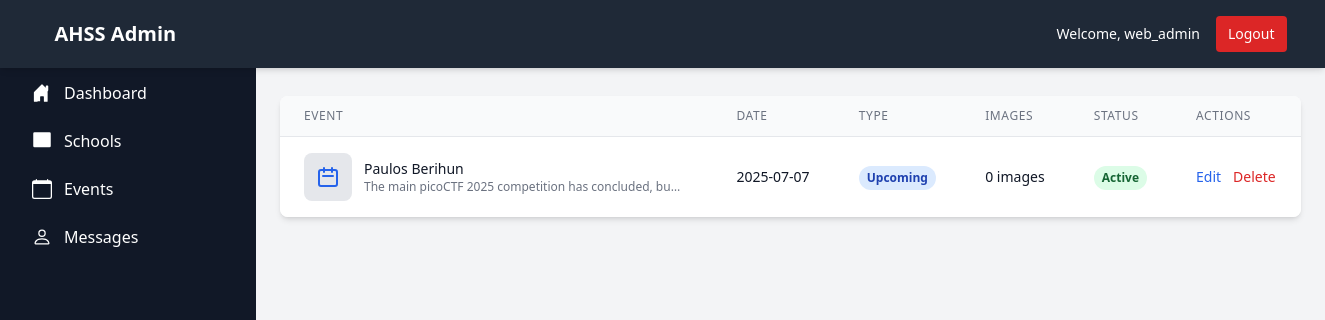
Screenshot of /admin/events (signed in) with the database file from the repository.
### tables this page shows
CREATE TABLE events
            (id INTEGER PRIMARY KEY AUTOINCREMENT,
            title TEXT NOT NULL,
            description TEXT NOT NULL,
            event_date DATE NOT NULL,
            event_type TEXT NOT NULL, -- 'upcoming' or 'past'
            registration_link TEXT,
            gallery_link TEXT,
            image_filenames TEXT, -- JSON string of uploaded image filenames
            is_active BOOLEAN DEFAULT 1,
            created_at TIMESTAMP DEFAULT CURRENT_TIMESTAMP,
            updated_at TIMESTAMP DEFAULT CURRENT_TIMESTAMP);

### app.py (the view)
@app.route('/admin/events')
@admin_required
def admin_events():
    conn = get_db_connection()
    events = conn.execute('SELECT * FROM events ORDER BY event_date DESC').fetchall()
    conn.close()
    processed_events = []
    for event in events:
        event_dict = dict(event)
        if event_dict['image_filenames'] and event_dict['image_filenames'] != '[]':
            try:
                filenames_str = event_dict['image_filenames'].strip('[]').replace("'", "").replace('"', '')
                image_filenames = [f.strip() for f in filenames_str.split(',') if f.strip()]
                event_dict['image_count'] = len(image_filenames)
            except:
                event_dict['image_count'] = 0
        else:
            event_dict['image_count'] = 0
        processed_events.append(event_dict)
    return render_template('admin/events.html', events=processed_events)

### app.py (called while the page is built)
def get_db_connection():
    conn = sqlite3.connect('site.db')
    conn.row_factory = sqlite3.Row
    return conn

def admin_required(f):
    @wraps(f)
    def decorated_function(*args, **kwargs):
        if 'admin_logged_in' not in session:
            return redirect(url_for('admin_login'))
        return f(*args, **kwargs)
    return decorated_function

### templates/admin/events.html (shortened to what this page needs)
<!DOCTYPE html>
<html lang="en">
<head>
    <script src="https://cdn.tailwindcss.com"></script>
</head>
<body class="bg-gray-100">
    {% include 'admin/include/header.html' %}
    <div class="flex">
        {% include 'admin/include/sidebar.html' %}
        <main class="lg:ml-64 flex-1 p-6">
            <div class="max-w-7xl mx-auto">
                <div class="flex justify-between items-center mb-8">
                    <h1 class="text-3xl font-bold text-gray-800">Manage Events</h1>
                    <a href="{{ url_for('new_event') }}"
                       class="bg-blue-600 hover:bg-blue-700 text-white px-4 py-2 rounded-lg font-medium transition duration-200">
                    </a>
                </div>
                <div class="bg-white rounded-lg shadow-md overflow-hidden">
                    <div class="overflow-x-auto">
                        <table class="min-w-full divide-y divide-gray-200">
                            <thead class="bg-gray-50">
                                <tr>
                                    <th class="px-6 py-3 text-left text-xs font-medium text-gray-500 uppercase tracking-wider">Event</th>
                                    <th class="px-6 py-3 text-left text-xs font-medium text-gray-500 uppercase tracking-wider">Date</th>
                                    <th class="px-6 py-3 text-left text-xs font-medium text-gray-500 uppercase tracking-wider">Type</th>
                                    <th class="px-6 py-3 text-left text-xs font-medium text-gray-500 uppercase tracking-wider">Images</th>
                                    <th class="px-6 py-3 text-left text-xs font-medium text-gray-500 uppercase tracking-wider">Status</th>
                                    <th class="px-6 py-3 text-left text-xs font-medium text-gray-500 uppercase tracking-wider">Actions</th>
                                </tr>
                            </thead>
                            <tbody class="bg-white divide-y divide-gray-200">
                                {% for event in events %}
                                <tr class="hover:bg-gray-50">
                                    <td class="px-6 py-4">
                                        <div class="flex items-center">
                                            <div class="flex-shrink-0 w-12 h-12 bg-gray-200 rounded-lg flex items-center justify-center mr-3">
                                                {% if event.event_type == 'upcoming' %}
                                                <svg class="w-6 h-6 text-blue-600" fill="none" stroke="currentColor" viewBox="0 0 24 24">
                                                    <path stroke-linecap="round" stroke-linejoin="round" stroke-width="2" d="M8 7V3m8 4V3m-9 8h10M5 21h14a2 2 0 002-2V7a2 2 0 00-2-2H5a2 2 0 00-2 2v12a2 2 0 002 2z"></path>
                                                </svg>
                                                {% else %}
                                                <svg class="w-6 h-6 text-green-600" fill="none" stroke="currentColor" viewBox="0 0 24 24">
                                                    <path stroke-linecap="round" stroke-linejoin="round" stroke-width="2" d="M9 12l2 2 4-4m6 2a9 9 0 11-18 0 9 9 0 0118 0z"></path>
                                                </svg>
                                                {% endif %}
                                            </div>
                                            <div>
                                                <div class="text-sm font-medium text-gray-900">{{ event.title }}</div>
                                                <div class="text-xs text-gray-500 truncate max-w-xs">{{ event.description[:80] }}...</div>
                                            </div>
                                        </div>
                                    </td>
                                    <td class="px-6 py-4 whitespace-nowrap">
                                        <div class="text-sm text-gray-900">{{ event.event_date }}</div>
                                    </td>
                                    <td class="px-6 py-4 whitespace-nowrap">
                                        {% if event.event_type == 'upcoming' %}
                                            <span class="inline-flex px-2 py-1 text-xs font-semibold rounded-full bg-blue-100 text-blue-800">
                                                Upcoming
                                            </span>
                                        {% else %}
                                            <span class="inline-flex px-2 py-1 text-xs font-semibold rounded-full bg-green-100 text-green-800">
                                                Past
                                            </span>
                                        {% endif %}
                                    </td>
                                    <td class="px-6 py-4 whitespace-nowrap">
                                        <div class="text-sm text-gray-900">
                                            {{ event.image_count }} images
                                        </div>
                                    </td>
                                    <td class="px-6 py-4 whitespace-nowrap">
                                        {% if event.is_active %}
                                            <span class="inline-flex px-2 py-1 text-xs font-semibold rounded-full bg-green-100 text-green-800">
                                                Active
                                            </span>
                                        {% else %}
                                            <span class="inline-flex px-2 py-1 text-xs font-semibold rounded-full bg-red-100 text-red-800">
                                                Inactive
                                            </span>
                                        {% endif %}
                                    </td>
                                    <td class="px-6 py-4 whitespace-nowrap text-sm font-medium">
                                        <div class="flex space-x-3">
                                            <a href="{{ url_for('edit_event', event_id=event.id) }}"
                                               class="text-blue-600 hover:text-blue-900">Edit</a>
                                            <a href="{{ url_for('delete_event', event_id=event.id) }}"
                                               onclick="return confirm('Are you sure you want to delete this event?')"
                                               class="text-red-600 hover:text-red-900">Delete</a>
                                        </div>
                                    </td>
                                </tr>
                                {% else %}
                                <tr>
                                    <td colspan="6" class="px-6 py-4 text-center text-sm text-gray-500">
                                        No events found.
                                    </td>
                                </tr>
                                {% endfor %}
                            </tbody>
                        </table>
                    </div>
                </div>
            </div>
        </main>
    </div>
</body>
</html>

### rows the page displays
events: event_type "upcoming" (drawn), title "Paulos Berihun", description "The main picoCTF 2025 competition has concluded, bu…", event_date "2025-07-07", image_count "0", is_active "Active"

### other values shown
{{ session.admin_username }} "web_admin"
